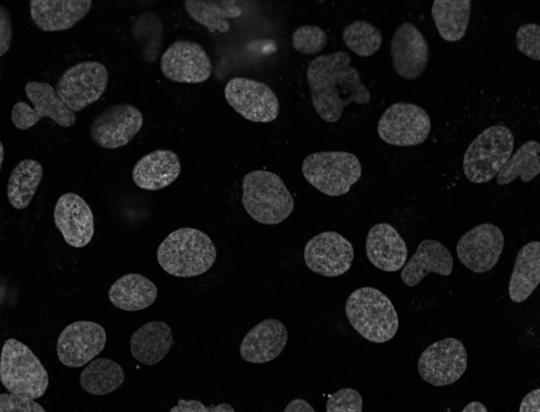
#> input picture original/9_original.png, 540 x 412 px, found by its file name
$ python code.py
#> lines starting #> are read from the running program, lines starting #| are printed output that depends on the picture; after the words box and inside, x2 and y2 are one past the last pixel; in counts of white or black regions, pixels touching at a corner belong together; long printed decimals are rounded
#> in main, img1 is the input picture: shape (412, 540); min 0, max 202, mean 19.9
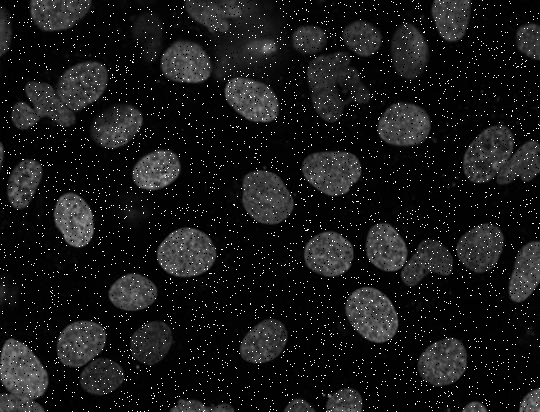
#> input picture noise/9_noise.png, 540 x 412 px, found by its file name
#> in main, img is the input picture: shape (412, 540); min 0, max 255, mean 24.2
import cv2
import numpy as np

def median_filter(data, filter_size):
#> called with filter_size = 3
    border = filter_size // 2

    median = np.copy(data)

    rows = len(data)
#> rows = 412
    colums = len(data[0])
#> colums = 540

    for img_rows in range(rows):
        for img_colums in range(colums):
            temp = []
            for kernel_rows in range(filter_size):
                if img_rows + kernel_rows - border < 0 or img_rows + kernel_rows - border > rows - 1:
                    #for kernel_colums in range(filter_size):
                        next
                else:
                    if img_colums + kernel_rows - border < 0 or img_colums + border > colums - 1:
                        temp.append(0)
                    else:
                        for kernel_colums in range(filter_size):
                            temp.append(data[img_rows + kernel_rows - border][img_colums + kernel_colums - border])

            temp.sort()
            median[img_rows][img_colums] = temp[len(temp) // 2]
#> in main, `_, img_binary = cv2.threshold(img, 30, 255, cv2.THRESH_BINARY)`: img_binary: shape (412, 540); 26.5% white; 52 white regions (6 under 20 px), largest, box (x1, y1, x2, y2) and area: (12, 62, 107, 129) 3546, (463, 126, 539, 184) 3120, (0, 338, 48, 412) 2764
#> in main, `img_close = cv2.morphologyEx(img_binary, cv2.MORPH_CLOSE, strel, itera..`: img_close: shape (412, 540); 26.6% white; 46 white regions (3 under 20 px), largest, box (x1, y1, x2, y2) and area: (12, 64, 107, 131) 3537, (463, 128, 540, 186) 3218, (366, 225, 452, 288) 3004
    return median


def my_integral(arr_img):
    h, w = len(arr_img), len(arr_img[0])
#> h = 412; w = 540

    """
    Integral image in OpenCV is defined as the sum of pixels in the original image with indices LESS THAN
    those of the integral image, not less than or equal to. Thus, an extra row and colum are needed. In this
    way there is no need to check if my indice is legal.

    For instance, if my rectagle covers the entire image, it may produce an index that falls out of array by 1.
    That is why the integral image is stored in a size that is by 1x1 larger than the original image.
    """

    # building the extra row and colum
    arr_v = np.zeros((h, 1))
#> arr_v = 412 values from 0 to 0
    arr_h = np.zeros((1, w + 1))

    mat = np.hstack([arr_v, arr_img])
#> mat: shape (412, 541) float64; 26.5% white; 46 white regions (3 under 20 px), largest, box (x1, y1, x2, y2) and area: (13, 64, 108, 131) 3537, (464, 128, 541, 186) 3218, (367, 225, 453, 288) 3004
    mat = np.vstack([arr_h, mat])
#> mat: shape (413, 541) float64; 26.5% white; 46 white regions (3 under 20 px), largest, box (x1, y1, x2, y2) and area: (13, 65, 108, 132) 3537, (464, 129, 541, 187) 3218, (367, 226, 453, 289) 3004


    h, w = len(mat), len(mat[0])
#> h = 413; w = 541
    integral_image = np.zeros(mat.shape)

    # building integral image
    for y in range(1, h):  # rows
        sum = 0
        for x in range(1, w):  # colums
            sum += mat[y][x]
            integral_image[y][x] = sum + integral_image[y - 1][x]
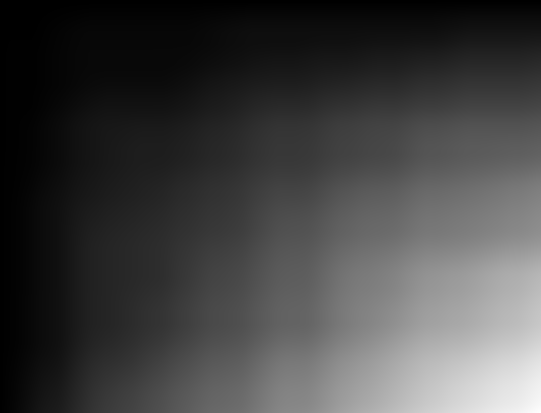
#> integral_image: shape (413, 541) float64; min 0, max 15081465, mean 3929259; drawn with min black and max white

    # checking if the output is correct
    # img2 = cv2.integral(img)
    # a = np.array_equal(img2, integral_image)


    return integral_image


def main():
    filename = '9_original.png'
    img1 = cv2.imread(filename, cv2.IMREAD_GRAYSCALE)
    # cv2.imshow('main image without noise', img1)

    filename = '9_noise.png'
    img = cv2.imread(filename, cv2.IMREAD_GRAYSCALE)
    #cv2.imshow('main image', img)

    # --------    Filter Application    -------- #
    arr = np.array(img)
    img = median_filter(arr, 3)
    cv2.imshow('filtred image with my median filter', img)

    # img_median_cv = cv2.medianBlur(arr,3)
    # cv2.imshow('filtred image cv2 median filter', img_median_cv)


    # --------    Binary Image    -------- #
    #thresh, img_binary = cv2.threshold(img, 0, 255, cv2.THRESH_BINARY+cv2.THRESH_OTSU)
    _, img_binary = cv2.threshold(img, 30, 255, cv2.THRESH_BINARY)
    cv2.imshow('Binary Image', img_binary)


    # --------    Morphological Operations    -------- #
    # CLOSING
    strel = cv2.getStructuringElement(cv2.MORPH_ELLIPSE, (3,2) )
    img_close = cv2.morphologyEx(img_binary, cv2.MORPH_CLOSE, strel, iterations=2)
    cv2.imshow('Morphological Operations - Closing', img_close)

    # [25 lines of commented-out code are left out]

    eik = img_close

    img_integral = my_integral(eik)

    img_final_rec = np.dstack([img, img, img])   # rgb_img to draw the bounding box and the text

    dok_img = np.dstack([eik, eik, eik])
    img_final_rec1 = dok_img

    # Returns the number of found components in num and an array with the value of each component (e.g. 1,2,...,10) for each pixel
    num, val_pix = cv2.connectedComponents(eik)
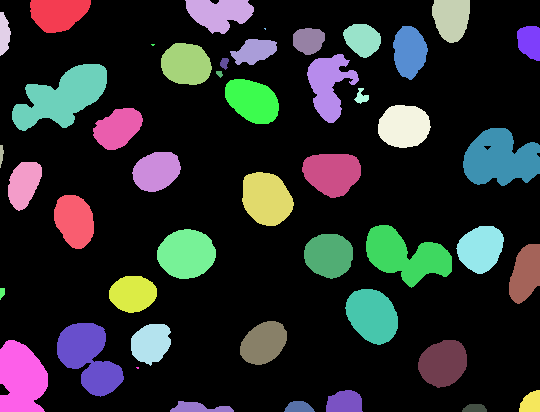
#> val_pix: shape (412, 540) int32; 47 distinct labels, from 0 to 46; one colour per label, 0 black
#> num = 47
    for i in range(1, num):
        counter = 0
        regions = np.zeros(eik.shape, dtype=np.uint8)
        regions[val_pix == i] = 255
        x, y, w, h = cv2.boundingRect(regions)

        # to avoid noise, if the height and width of bounding rectangles are small enough they are considered noise
        if w < 1 or h < 11:
            counter += 1
            continue
        num_regions = i - counter
        print('---- Region Number ', str(num_regions), ": ----")

        color = (0,0,255)   #GBR
        img_final_rec = cv2.rectangle(img_final_rec, (x, y), (x + w, y + h), color, 1)
        img_final_text = cv2.putText(img_final_rec, str(num_regions), (x+10, y+h-10), cv2.FONT_HERSHEY_SIMPLEX, 0.5, color, 1)

        img_final_rec1 = cv2.rectangle(img_final_rec1, (x, y), (x + w, y + h), color, 1)
        img_final_text1 = cv2.putText(img_final_rec1, str(num_regions), (x + 10, y + h - 10), cv2.FONT_HERSHEY_SIMPLEX, 0.5, color, 1)


        # Calculating cells area:
        cells_area_box = img_binary[y:y + h, x:x + w]
        cells_area = 0
        for y_i in range(1, cells_area_box.shape[0]):
            for x_i in range(1, cells_area_box.shape[1]):
                if cells_area_box[y_i][x_i] == 255:
                    cells_area += 1
        print("Area (px): ", cells_area)


        # Calculating the bounding box area with the dimensions of width and height
        box_area = w * h
        print("Bounding Box Area (px): ", box_area)

        # Calculating Mean gray-level value in bounding box:
        A = img_integral[y][x]
        B = img_integral[y][x + w]
        C = img_integral[y + h][x]
        D = img_integral[y + h][x + w]
        mglv = (A + D - B - C) / (w * h)
        print("Mean graylevel value in bounding box: ", mglv)
#> this loop made 46 passes
#> (A, B, C, D, mglv) on passes 1, 2, 3, 4, 5, 6, 7, 9, 10, 11, 13, 14: (0, 0, 40800, 433755, 195.2), (0, 0, 436560, 843795, 173.6), (0, 0, 1254345, 1587630, 204), (0, 0, 0, 88230, 182.3), (706605, 706605, 1376745, 1614915, 184.3), (751740, 751740, 2324580, 2674950, 185.4), (989400, 989400, 2289390, 2457180, 208.4), (776985, 776985, 1130670, 1303815, 200.4), (739500, 857565, 1013370, 1336710, 168), (459510, 608685, 700740, 1283160, 202.3), (1182690, 1366290, 3073260, 3750285, 137.5), (826965, 901425, 1023570, 1117155, 177.1)
#| Mean graylevel value in bounding box:  195.209
#| Mean graylevel value in bounding box:  173.587
#| Mean graylevel value in bounding box:  203.969
#| Mean graylevel value in bounding box:  182.293
#| Mean graylevel value in bounding box:  184.342
#| Mean graylevel value in bounding box:  185.381
#| Mean graylevel value in bounding box:  208.435
#| Mean graylevel value in bounding box:  200.399
#> (further printed lines are left out)
#> pass 1, in main, `img_final_rec1 = cv2.rectangle(img_final_rec1, (x, y), (x + w, y + h),..`:
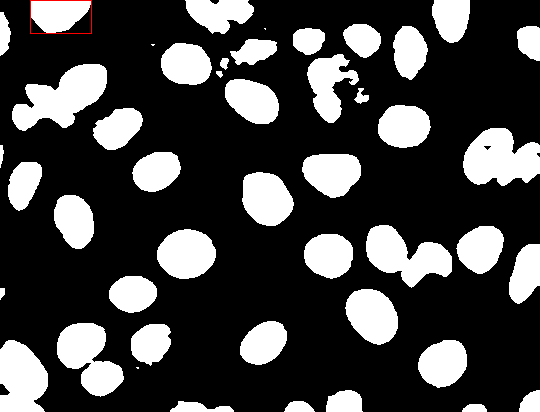
#> img_final_rec1: shape (412, 540, 3); mean of channels 0, 1, 2 67.7, 67.7, 67.9; drawn as B, G, R
#> after the loop:
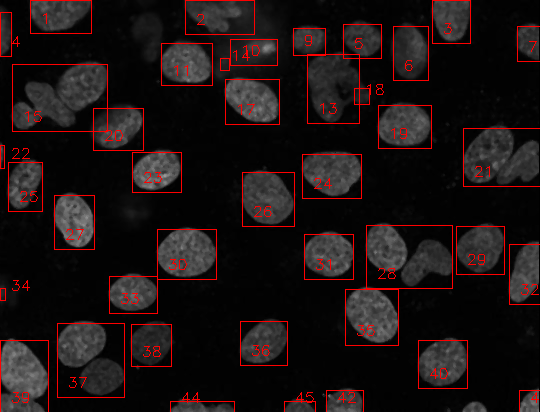
#> img_final_rec: shape (412, 540, 3); mean of channels 0, 1, 2 18.9, 18.9, 28.5; drawn as B, G, R
#> after the loop:
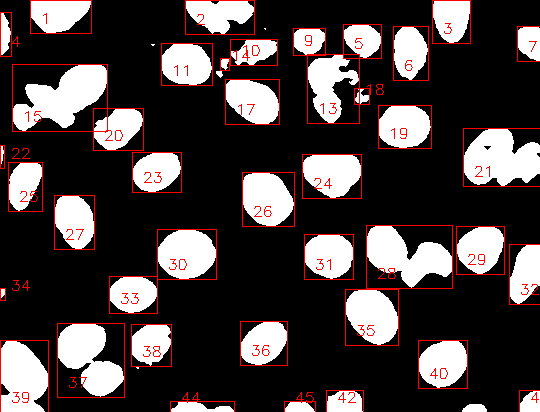
#> img_final_rec1: shape (412, 540, 3); 3.68% of pixels changed, all inside (x1, y1, x2, y2) = (0, 0, 540, 412); drawn as B, G, R
#> after the loop:
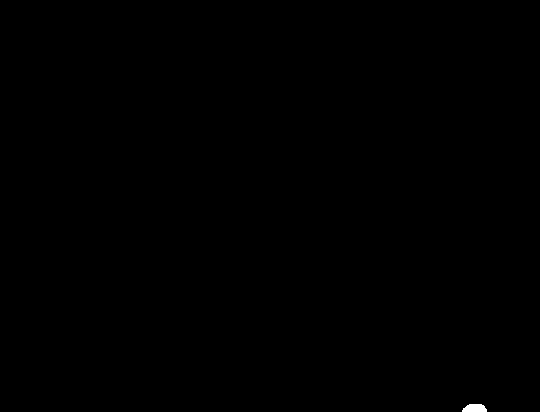
#> regions: shape (412, 540); 0.07% white; 1 white region, box (x1, y1, x2, y2) and area: (462, 404, 487, 412) 166


    # ---- RESULTS ----
    cv2.imshow('FINAL BINARY', img_final_text1)
    cv2.imshow('FINAL ORIGINAL', img_final_text)

    # ---- Save images ----
    cv2.imwrite('img_final_binary.png', img_final_text1)
    cv2.imwrite('img_final_original.png', img_final_text)

    cv2.waitKey(0)
    cv2.destroyAllWindows()

main()
